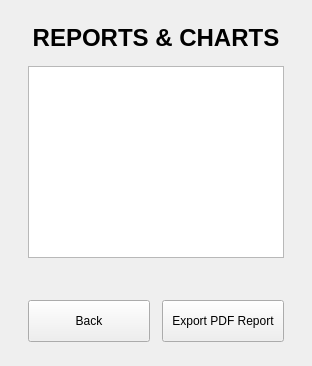
      <widget class="QWidget" name="page_admin_reports">
       <layout class="QVBoxLayout" name="layout_admin_reports">
        <property name="spacing">
         <number>14</number>
        </property>
        <property name="leftMargin">
         <number>28</number>
        </property>
        <property name="topMargin">
         <number>24</number>
        </property>
        <property name="rightMargin">
         <number>28</number>
        </property>
        <property name="bottomMargin">
         <number>24</number>
        </property>
        <item>
         <widget class="QLabel" name="lblReportsTitle">
          <property name="font">
           <font>
            <pointsize>18</pointsize>
            <bold>true</bold>
           </font>
          </property>
          <property name="text">
           <string>REPORTS &amp; CHARTS</string>
          </property>
          <property name="alignment">
           <set>Qt::AlignmentFlag::AlignCenter</set>
          </property>
          <property name="wordWrap">
           <bool>true</bool>
          </property>
          <property name="role" stdset="0">
           <string>pageTitle</string>
          </property>
         </widget>
        </item>
        <item>
         <widget class="QTextBrowser" name="txtReportsSummary"/>
        </item>
        <item>
         <layout class="QHBoxLayout" name="row_charts">
          <property name="spacing">
           <number>16</number>
          </property>
          <property name="leftMargin">
           <number>0</number>
          </property>
          <property name="topMargin">
           <number>0</number>
          </property>
          <property name="rightMargin">
           <number>0</number>
          </property>
          <property name="bottomMargin">
           <number>0</number>
          </property>
          <item>
           <layout class="QVBoxLayout" name="chartContainerBarLayout"/>
          </item>
          <item>
           <layout class="QVBoxLayout" name="chartContainerPieLayout"/>
          </item>
         </layout>
        </item>
        <item>
         <widget class="QLabel" name="lblReportStatus">
          <property name="text">
           <string/>
          </property>
          <property name="alignment">
           <set>Qt::AlignmentFlag::AlignCenter</set>
          </property>
          <property name="wordWrap">
           <bool>true</bool>
          </property>
          <property name="role" stdset="0">
           <string>feedback</string>
          </property>
         </widget>
        </item>
        <item>
         <layout class="QHBoxLayout" name="row_reports_buttons">
          <property name="spacing">
           <number>12</number>
          </property>
          <property name="leftMargin">
           <number>0</number>
          </property>
          <property name="topMargin">
           <number>0</number>
          </property>
          <property name="rightMargin">
           <number>0</number>
          </property>
          <property name="bottomMargin">
           <number>0</number>
          </property>
          <item>
           <widget class="QPushButton" name="btnAdminReportsBack">
            <property name="minimumSize">
             <size>
              <width>0</width>
              <height>42</height>
             </size>
            </property>
            <property name="cursor">
             <cursorShape>PointingHandCursor</cursorShape>
            </property>
            <property name="text">
             <string>Back</string>
            </property>
            <property name="role" stdset="0">
             <string>ghost</string>
            </property>
           </widget>
          </item>
          <item>
           <widget class="QPushButton" name="btnGenerateReport">
            <property name="minimumSize">
             <size>
              <width>0</width>
              <height>42</height>
             </size>
            </property>
            <property name="cursor">
             <cursorShape>PointingHandCursor</cursorShape>
            </property>
            <property name="text">
             <string>Export PDF Report</string>
            </property>
            <property name="role" stdset="0">
             <string>primary</string>
            </property>
           </widget>
          </item>
         </layout>
        </item>
       </layout>
      </widget>
